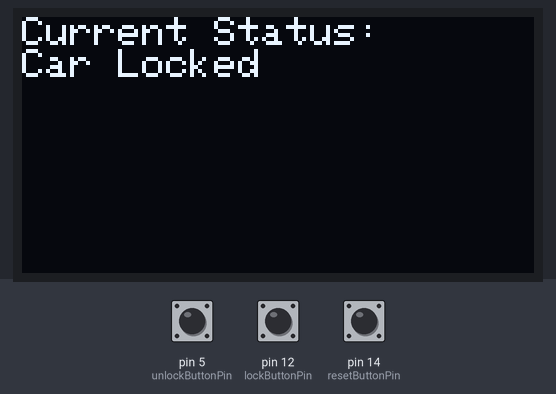
A sketch run on a simulated Arduino Uno, built with avr-gcc and run on an emulated ATmega328P. Parts: 128×64 one-colour display. The inputs (shaded band) are chosen by the test bench; at power-on: pin 5 (unlockButtonPin) HIGH, pin 14 (resetButtonPin) HIGH, pin 12 (lockButtonPin) HIGH.

Above: at 3.2 s.
3.3 s: pin 5 (unlockButtonPin) pulled LOW for 0.15 s
At 4.2 s:
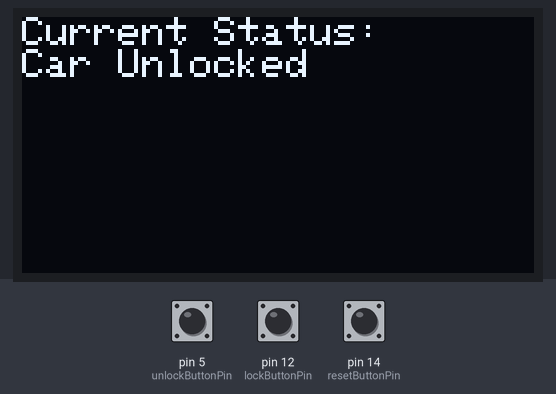
5.2 s: pin 14 (resetButtonPin) pulled LOW for 0.15 s
At 5.9 s:
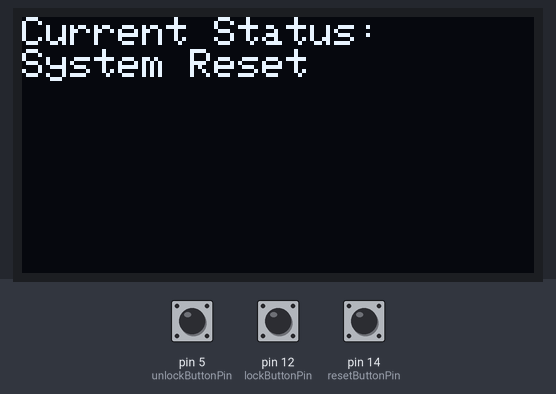
6.8 s: pin 5 (unlockButtonPin) pulled LOW for 1 s
At 8.0 s:
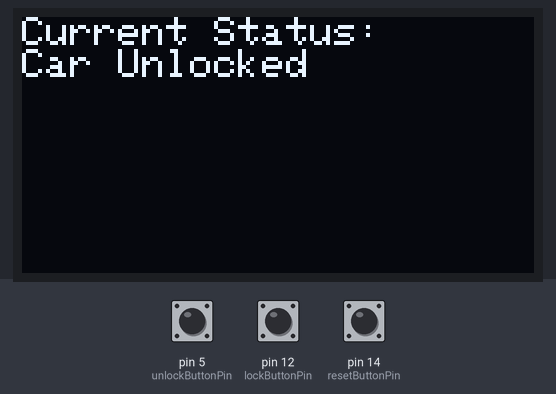
9.3 s: pin 12 (lockButtonPin) pulled LOW for 0.15 s
At 11.1 s:
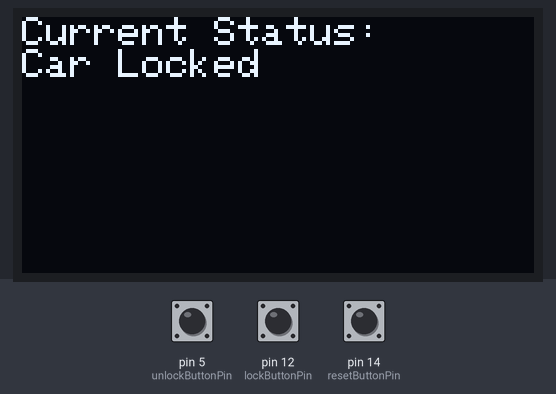
Timing chart, 0 to 12.2 s (numbered marks = the images above; inputs shaded):
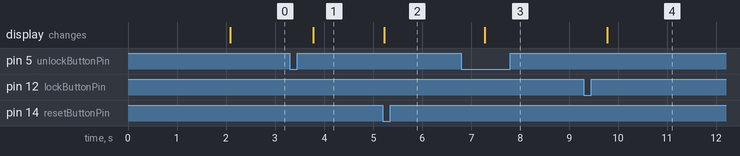

Measured:
- after the input at 3.3 s, the display: changes after 0.48 s (image 1)
- after the input at 5.2 s, the display: changes at once (image 2)
- after the input at 6.8 s, the display: changes after 0.48 s (image 3)
- after the input at 9.3 s, the display: changes after 0.48 s (image 4)

The sketch:

car_locking_unlocking_project.ino
```cpp
#include <RCSwitch.h>
#include <Wire.h>
#include <Adafruit_GFX.h>
#include <Adafruit_SSD1306.h>

// Define pins for buttons
const int lockButtonPin = 12; // GPIO12 (D6)
const int unlockButtonPin = 5; // GPIO5 (D1)
const int resetButtonPin = 14; // GPIO14 (D5)

// Define pins for OLED display
#define SCREEN_WIDTH 128
#define SCREEN_HEIGHT 64
#define OLED_RESET -1
Adafruit_SSD1306 display(SCREEN_WIDTH, SCREEN_HEIGHT, &Wire, OLED_RESET);

// Create an RCSwitch object
RCSwitch mySwitch = RCSwitch();

// States
enum State { LOCKED, UNLOCKED, RESET };
State currentState = LOCKED;

void setup() {
    // Initialize serial communication
    Serial.begin(9600);

    // Initialize the buttons
    pinMode(lockButtonPin, INPUT_PULLUP);
    pinMode(unlockButtonPin, INPUT_PULLUP);
    pinMode(resetButtonPin, INPUT_PULLUP);

    // Initialize RF transmitter and receiver
    mySwitch.enableTransmit(13); // GPIO13 (D7)
    mySwitch.enableReceive(0);    // Receiver on interrupt 0 (GPIO2/D4)

    // Initialize OLED display
    display.begin(SSD1306_SWITCHCAPVCC, 0x3C); // I2C address 0x3C
    display.clearDisplay();
    display.setTextColor(WHITE);
    display.setTextSize(1);
    display.setCursor(0, 0);
    display.println("Car Locking System");
    display.display();
    delay(2000);
    display.clearDisplay();
    showStatus();
}

void loop() {
    // Check button states
    if (digitalRead(lockButtonPin) == LOW) {
        lockCar();
        delay(300); // Debounce delay
    }
    if (digitalRead(unlockButtonPin) == LOW) {
        unlockCar();
        delay(300); // Debounce delay
    }
    if (digitalRead(resetButtonPin) == LOW) {
        resetSystem();
        delay(300); // Debounce delay
    }

    // Handle received signals
    if (mySwitch.available()) {
        int value = mySwitch.getReceivedValue();

        // Handle RF received value
        if (value == 123456) { // Replace with your actual lock signal
            lockCar();
        } else if (value == 654321) { // Replace with your actual unlock signal
            unlockCar();
        }

        mySwitch.resetAvailable();
    }
}

void lockCar() {
    currentState = LOCKED;
    mySwitch.send(123456, 24); // Send lock signal
    showStatus();
}

void unlockCar() {
    currentState = UNLOCKED;
    mySwitch.send(654321, 24); // Send unlock signal
    showStatus();
}

void resetSystem() {
    currentState = RESET;
    showStatus();
}

void showStatus() {
    display.clearDisplay();
    display.setCursor(0, 0);
    display.println("Current Status:");

    switch (currentState) {
        case LOCKED:
            display.println("Car Locked");
            break;
        case UNLOCKED:
            display.println("Car Unlocked");
            break;
        case RESET:
            display.println("System Reset");
            break;
    }

    display.display();
}
```
